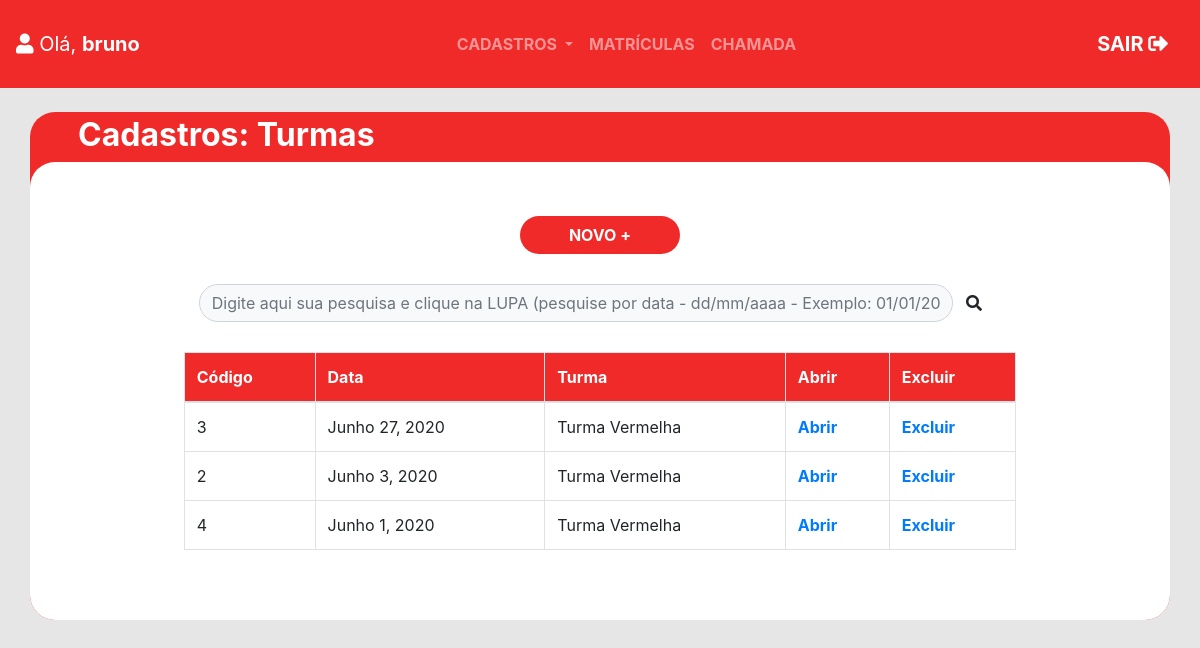
/chamadas/ (signed in), run on an earlier commit of the app's database.
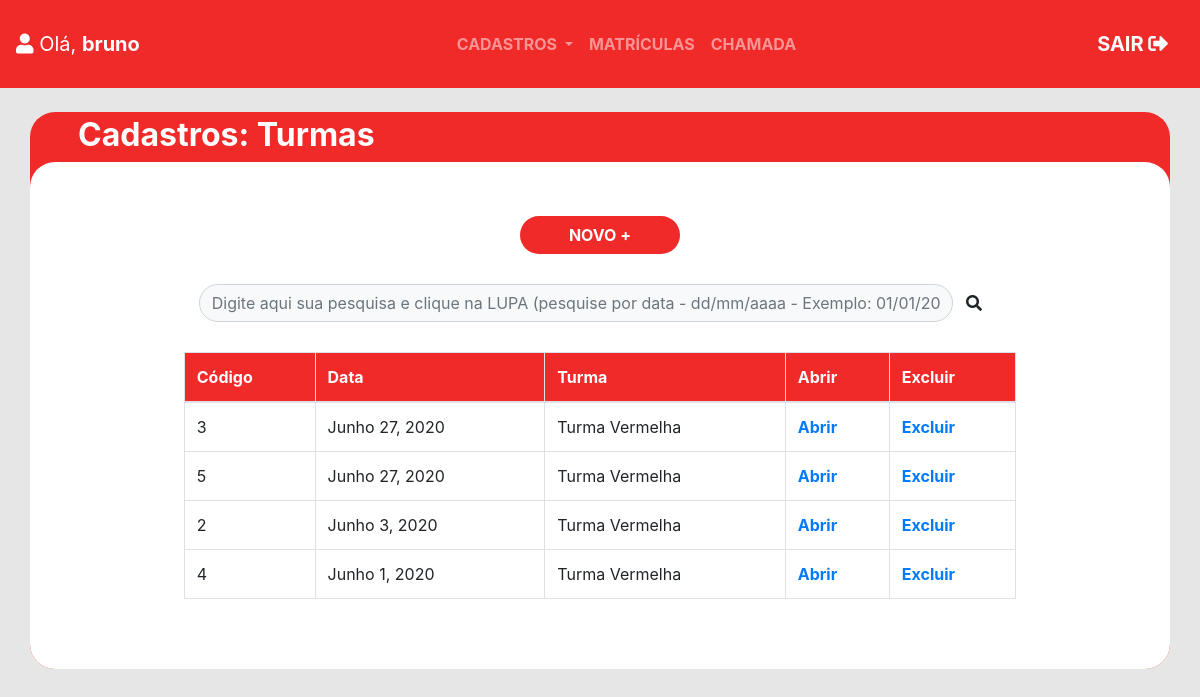
And on a later commit of the database.
### caritas_app/models.py (models this page shows, shortened)
class Chamada(models.Model):
    cod_chamada = models.AutoField(auto_created=True, primary_key=True)
    data_chamada = models.DateField(null=False)
    cod_turma = models.ForeignKey(Turma, on_delete=models.CASCADE)
    atendidos_presentes = models.ManyToManyField(Atendido)
    class Meta:
        db_table = 'chamada'

class Turma(models.Model):
    cod_turma = models.AutoField(auto_created=True, primary_key=True)
    nome_turma = models.CharField(max_length=15, null=False)
    cod_atividade = models.ForeignKey(Atividade, on_delete=models.CASCADE)
    def __str__(self):
        return self.nome_turma
    class Meta:
        db_table = 'turma'
        unique_together = (('cod_atividade', 'nome_turma'))

### caritas_app/views.py (the view)
# urls.py: path('chamadas/', views.chamadas, name='url_chamadas'),
@login_required(login_url='/login/')
def chamadas(request):
    chamada = tabela.Chamada.objects.all().order_by('data_chamada').reverse()
    pesquisa = request.GET.get('pesquisa')
    if pesquisa: #Caso exista uma pesquisa
        pesquisa = datetime.strptime(pesquisa, "%d/%m/%Y")
        chamada = tabela.Chamada.objects.filter(data_chamada=pesquisa).order_by('data_chamada').reverse()
    dados = {'chamadas': chamada}
    return render(request, 'chamadas.html', dados)

### caritas_app/templates/chamadas.html (shortened to what this page needs)
<!DOCTYPE html>
<html lang="pt-br">
<head>
  {% include "partials/head.html" %}
</head>
<body style="background-color: #E6E6E6">
  {% include "partials/navbar.html" %}
  <br>
  <div class="container px-0 " style="background-color: #F02929;border-radius: 25px">
    <h2 class="font-weight-bolder ml-5 pt-1 text-white"> Cadastros: Turmas </h2>
    <div class="container-fluid bg-white " style="border-radius: 25px">
      <div style="height: 30px"></div>
      <br>
      <div class="text-center">
        <a href="{% url 'url_realizar_chamada' %}">
          <button type="button" class="btn text-white px-5 font-weight-bolder"
            style="background-color: #F02929;border-radius: 25px"> NOVO +</button>
        </a>
      </div>
      <div style="height: 30px"></div>
      <div class="container w-75 mx-auto">
        <form class="form-inline" method="GET">
          <input type="text" class="form-control bg-light" placeholder="Digite aqui sua pesquisa e clique na LUPA (pesquise por data - dd/mm/aaaa - Exemplo: 01/01/2020)"
            name="pesquisa" style="width: 94%;border-radius: 25px">
          <button type="submit" class="btn"><i class="fas fa-search"></i></button>
        </form>
      </div>
      <div style="height: 30px"></div>
      <div class="w-75 mx-auto">
        <table class="table table-hover table-bordered">
          <thead style="background-color: #F02929; color: white">
            <tr>
              <th>Código</th>
              <th>Data</th>
              <th>Turma</th>
              <th>Abrir</th>
              <th>Excluir</th>
            </tr>
          </thead>
          <tbody>
            {% for chamada in chamadas %}
              <tr>
                <td>{{ chamada.cod_chamada }}</td>
                <td>{{ chamada.data_chamada }}</td>
                <td>{{ chamada.cod_turma }}</td>
                <th><a href="{% url 'url_chamada_update' chamada.cod_chamada %}">Abrir</th></a>
                <th><a href="{% url 'url_chamada_delete' chamada.cod_chamada %}">Excluir</th></a>
              </tr>
            {% endfor %}
          </tbody>
        </table>
      </div>
      <br>
      <div style="height: 30px"></div>
    </div>
  </div>
</body>
</html>

What changed in the data, as far as the page shows it:
added Chamada: cod_chamada "5", data_chamada "Junho 27, 2020", cod_turma "Turma Vermelha"
